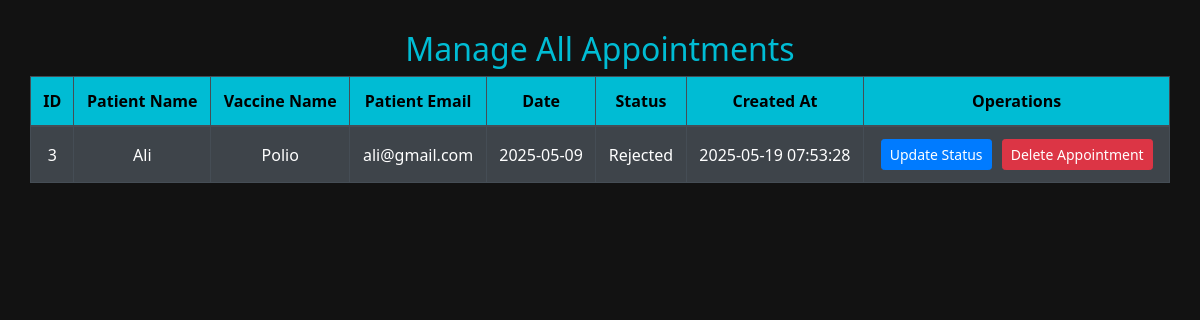
The app's page /manage_appoinmnets.php with its own data.
### tables this page shows
CREATE TABLE `appointments` (
  `id` int(11) NOT NULL,
  `patient_name` varchar(100) DEFAULT NULL,
  `vaccine_name` varchar(100) DEFAULT NULL,
  `patient_email` varchar(100) DEFAULT NULL,
  `appointment_date` date DEFAULT NULL,
  `status` enum('Pending','Approved','Rejected') DEFAULT 'Pending',
  `created_at` timestamp NOT NULL DEFAULT current_timestamp()
);

### manage_appoinmnets.php (the view, shortened to what this page needs)
<?php
include "db_connection.php";
$query = "SELECT * FROM appointments";
$result = mysqli_query($conn, $query);
?>
<!DOCTYPE html>
<html>
<head>
  <link rel="stylesheet" href="https://cdn.jsdelivr.net/npm/bootstrap@4.3.1/dist/css/bootstrap.min.css">
</head>
<body>
  <h2>Manage All Appointments</h2>
  <table class="table table-bordered table-dark table-striped">
    <thead>
      <tr>
        <th>ID</th>
        <th>Patient Name</th>
        <th>Vaccine Name</th>
        <th>Patient Email</th>
        <th>Date</th>
        <th>Status</th>
        <th>Created At</th>
        <th>Operations</th>
      </tr>
    </thead>
    <tbody>
      <?php while ($row = mysqli_fetch_array($result)) {
        $id = $row['id'];
      ?>
        <tr>
          <td><?php echo $id; ?></td>
          <td><?php echo $row['patient_name']; ?></td>
          <td><?php echo $row['vaccine_name']; ?></td>
          <td><?php echo $row['patient_email']; ?></td>
          <td><?php echo $row['appointment_date']; ?></td>
          <td><?php echo $row['status']; ?></td>
          <td><?php echo $row['created_at']; ?></td>
          <td>
            <a href="update_appointment.php?id=<?= $id ?>" class="btn btn-primary btn-sm">Update Status</a>
            <a href="delete_appointment.php?id=<?= $id ?>" class="btn btn-danger btn-sm" onclick="return confirm('Are you sure you want to delete this appointment?')">Delete Appointment</a>
          </td>
        </tr>
      <?php } ?>
    </tbody>
  </table>
</body>
</html>

### manage_appoinmnets.php (style rules this page uses)
body { background-color: #121212; color: #ffffff; font-family: 'Segoe UI', Tahoma, Geneva, Verdana, sans-serif; padding: 30px; }
h2 { text-align: center; color: #00bcd4; }
.table th { background-color: #00bcd4; color: #000; }
.table td, .table th { text-align: center; vertical-align: middle; }
a.btn { margin: 0 3px; }

### records on screen
appointments: id "3", patient_name "Ali", vaccine_name "Polio", patient_email "ali@gmail.com", appointment_date "2025-05-09", status "Rejected", created_at "2025-05-19 07:53:28"
